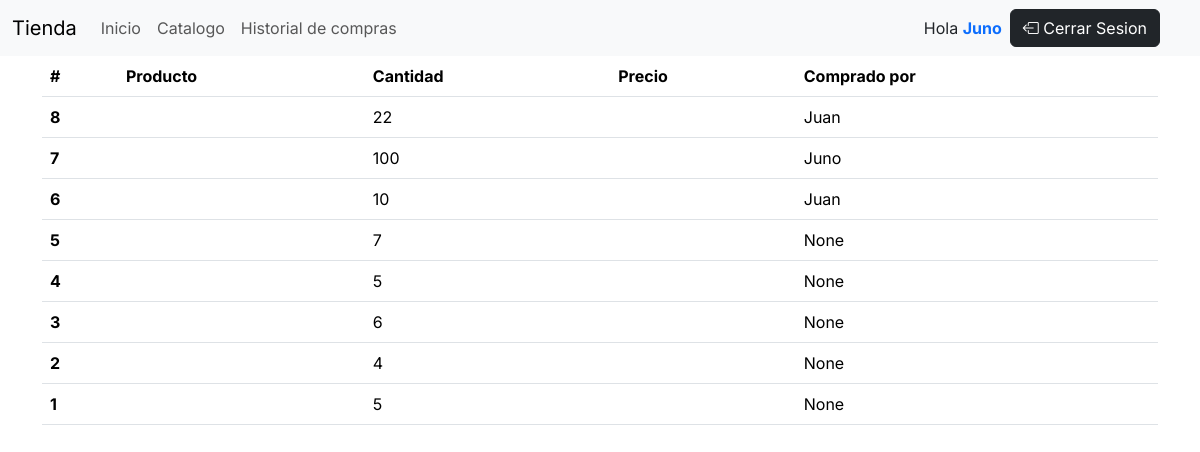
Page /compras/lista_todas_compras/ (signed in) on the committed database.
### Compras/models.py (models this page shows, shortened)
class Compra(models.Model):
    producto = models.ForeignKey(Producto, on_delete=models.CASCADE)  # Relación con Producto
    cantidad = models.IntegerField(default=1)  # Cantidad comprada
    comprado_por = models.ForeignKey(User, on_delete=models.CASCADE, null=True, related_name='producto_comprado')  # Usuario que compró
    class Meta:
        ordering = ['-id']

### Compras/views.py (the view)
# urls.py: path('lista_todas_compras/', ListadoTodasLasComprasView.as_view(), name='lista_todas_compras'),
class ListadoTodasLasComprasView(TemplateView):
    template_name = 'historial_compras_admin.html'
    def get_context_data(self):
        lista = Compra.objects.all()
        return {'lista': lista}

### Compras/templates/historial_compras_admin.html
{% extends "base.html" %}
{% load static %}
{% block content %}
<div class="container">
    <div>
        <table class="table">
            <thead>
              <tr>
                <th scope="col">#</th>
                <th scope="col">Producto</th>
                <th scope="col">Cantidad</th>
                <th scope="col">Precio</th>
                <th scope="col">Comprado por</th>
              </tr>
            </thead>
            <tbody>
            {% for item in lista %}
            <tr>
              <th scope="row">{{item.id}}</th>
              <td>{{item.nombre_producto}}</td>
              <td>{{item.cantidad}}</td>
              <td>{{item.precio_producto}}</td>
              <td>{{item.comprado_por}}</td>
            </tr>
            {% endfor %}
            </tbody>
          </table>
    </div>
</div>
{% endblock content %}

### templates/base.html (shortened to what this page needs)
{% load static %}
<!DOCTYPE html>
<html lang="en">
<head>
    <link rel="stylesheet" href="{% static 'css/main.css'%}">
    <link href="https://cdn.jsdelivr.net/npm/bootstrap@5.3.3/dist/css/bootstrap.min.css" rel="stylesheet">
    <link rel="stylesheet" href="https://cdn.jsdelivr.net/npm/bootstrap-icons@1.11.3/font/bootstrap-icons.min.css">
</head>
<body>
    <nav class="navbar navbar-expand-lg bg-body-tertiary">
        <div class="container-fluid">
          <a class="navbar-brand" href="#">Tienda</a>
          <div class="collapse navbar-collapse" id="navbarNav">
            <ul class="navbar-nav">
              <li class="nav-item">
                <a class="nav-link" aria-current="page" href="{% url 'home' %}">Inicio</a>
              </li>
              <li class="nav-item">
                <a class="nav-link" aria-current="page" href="{% url 'lista_productos' %}">Catalogo</a>
              </li>
              {% if user.is_authenticated %}
              <li class="nav-item">
                <a class="nav-link" href="{% url 'listado_compras' user.id %}">Historial de compras</a>
              </li>
              {% endif %}
            </ul>
          </div>
          <div class="px-2">
            {% if user.is_authenticated %}
            <div class="container-fluid d-flex align-items-center">
              <p class="m-0">Hola <span class="text-primary fw-bold">{{user.username}}</span></p>
              <form class="mx-2" id="logout-form" method="post" action="{% url 'logout' %}">
                <button class="btn btn-dark" type="submit"><i class="bi bi-box-arrow-left"></i> Cerrar Sesion</button>
            </form>
            </div>
            {% else %}
            <div>
              <a class="btn btn-sm btn-dark text-white" href="{% url 'login' %}"><i class="bi bi-door-open-fill"></i> Iniciar Sesion</a>
              <a class="btn btn-sm btn-dark text-white" href="{% url 'registro' %}"><i class="bi bi-person-circle"></i> Crear Cuenta</a>
            </div>
            {% endif %}
          </div>
        </div>
    </nav>
      <main>
        {% block content %}
        {% endblock content %}
      </main>
</body>
</html>

### static/css/main.css (style rules this page uses)
* { font-family: "Inter", sans-serif; }

### rows in the picture
Compra: id "8", cantidad "22", comprado_por "Juan"
Compra: id "7", cantidad "100", comprado_por "Juno"
Compra: id "6", cantidad "10", comprado_por "Juan"
Compra: id "5", cantidad "7", comprado_por "None"
Compra: id "4", cantidad "5", comprado_por "None"
Compra: id "3", cantidad "6", comprado_por "None"
Compra: id "2", cantidad "4", comprado_por "None"
Compra: id "1", cantidad "5", comprado_por "None"

### other values in the picture
{{ user.username }} "Juno"
